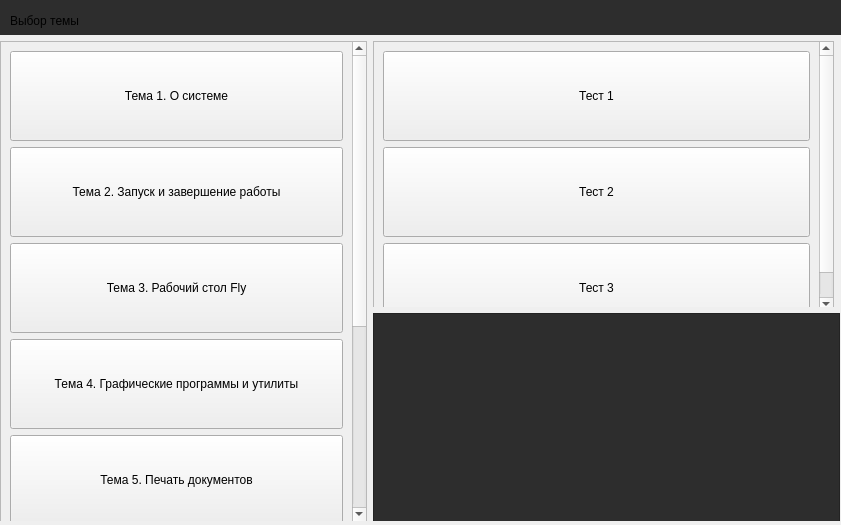
<?xml version="1.0" encoding="UTF-8"?>
<ui version="4.0">
 <class>tests</class>
 <widget class="QWidget" name="tests">
  <property name="geometry">
   <rect>
    <x>0</x>
    <y>0</y>
    <width>841</width>
    <height>525</height>
   </rect>
  </property>
  <property name="windowTitle">
   <string>Тесты</string>
  </property>
  <property name="windowIcon">
   <iconset resource="img.qrc">
    <normaloff>:/new/icons/img/applyed.png</normaloff>:/new/icons/img/applyed.png</iconset>
  </property>
  <widget class="QWidget" name="layoutWidget">
   <property name="geometry">
    <rect>
     <x>0</x>
     <y>0</y>
     <width>841</width>
     <height>521</height>
    </rect>
   </property>
   <layout class="QVBoxLayout" name="verticalLayout">
    <item>
     <widget class="QFrame" name="menu">
      <property name="minimumSize">
       <size>
        <width>800</width>
        <height>35</height>
       </size>
      </property>
      <property name="maximumSize">
       <size>
        <width>16777215</width>
        <height>40</height>
       </size>
      </property>
      <property name="styleSheet">
       <string notr="true">background-color: rgb(45, 45, 45)</string>
      </property>
      <widget class="QLabel" name="windows">
       <property name="geometry">
        <rect>
         <x>10</x>
         <y>0</y>
         <width>341</width>
         <height>41</height>
        </rect>
       </property>
       <property name="text">
        <string>Выбор темы</string>
       </property>
      </widget>
      <widget class="QWidget" name="layoutWidget">
       <property name="geometry">
        <rect>
         <x>760</x>
         <y>0</y>
         <width>81</width>
         <height>35</height>
        </rect>
       </property>
       <layout class="QHBoxLayout" name="buttlayout">
        <item>
         <widget class="QPushButton" name="back_to_main">
          <property name="minimumSize">
           <size>
            <width>33</width>
            <height>33</height>
           </size>
          </property>
          <property name="maximumSize">
           <size>
            <width>32</width>
            <height>32</height>
           </size>
          </property>
          <property name="cursor">
           <cursorShape>PointingHandCursor</cursorShape>
          </property>
          <property name="text">
           <string/>
          </property>
          <property name="icon">
           <iconset resource="img.qrc">
            <normaloff>:/new/icons/img/back.png</normaloff>:/new/icons/img/back.png</iconset>
          </property>
          <property name="iconSize">
           <size>
            <width>30</width>
            <height>30</height>
           </size>
          </property>
          <property name="flat">
           <bool>true</bool>
          </property>
         </widget>
        </item>
        <item>
         <widget class="QPushButton" name="settings">
          <property name="minimumSize">
           <size>
            <width>33</width>
            <height>33</height>
           </size>
          </property>
          <property name="maximumSize">
           <size>
            <width>32</width>
            <height>32</height>
           </size>
          </property>
          <property name="cursor">
           <cursorShape>PointingHandCursor</cursorShape>
          </property>
          <property name="text">
           <string/>
          </property>
          <property name="icon">
           <iconset resource="img.qrc">
            <normaloff>:/new/icons/img/settings.png</normaloff>:/new/icons/img/settings.png</iconset>
          </property>
          <property name="iconSize">
           <size>
            <width>30</width>
            <height>30</height>
           </size>
          </property>
          <property name="flat">
           <bool>true</bool>
          </property>
         </widget>
        </item>
       </layout>
      </widget>
     </widget>
    </item>
    <item>
     <widget class="QStackedWidget" name="main_all">
      <property name="minimumSize">
       <size>
        <width>470</width>
        <height>0</height>
       </size>
      </property>
      <property name="currentIndex">
       <number>0</number>
      </property>
      <widget class="QWidget" name="allbuttons">
       <widget class="QWidget" name="layoutWidget">
        <property name="geometry">
         <rect>
          <x>0</x>
          <y>0</y>
          <width>850</width>
          <height>481</height>
         </rect>
        </property>
        <layout class="QHBoxLayout" name="horizontalLayout">
         <item>
          <widget class="QScrollArea" name="allTestButtons">
           <property name="minimumSize">
            <size>
             <width>355</width>
             <height>200</height>
            </size>
           </property>
           <property name="maximumSize">
            <size>
             <width>16777215</width>
             <height>16777215</height>
            </size>
           </property>
           <property name="widgetResizable">
            <bool>true</bool>
           </property>
           <widget class="QWidget" name="scrollAreaWidgetContents">
            <property name="geometry">
             <rect>
              <x>0</x>
              <y>0</y>
              <width>339</width>
              <height>806</height>
             </rect>
            </property>
            <layout class="QVBoxLayout" name="verticalLayout_2">
             <item>
              <widget class="QPushButton" name="butt1">
               <property name="minimumSize">
                <size>
                 <width>0</width>
                 <height>90</height>
                </size>
               </property>
               <property name="cursor">
                <cursorShape>PointingHandCursor</cursorShape>
               </property>
               <property name="text">
                <string>Тема 1. О системе</string>
               </property>
               <property name="default">
                <bool>false</bool>
               </property>
              </widget>
             </item>
             <item>
              <widget class="QPushButton" name="butt2">
               <property name="minimumSize">
                <size>
                 <width>0</width>
                 <height>90</height>
                </size>
               </property>
               <property name="cursor">
                <cursorShape>PointingHandCursor</cursorShape>
               </property>
               <property name="text">
                <string>Тема 2. Запуск и завершение работы</string>
               </property>
               <property name="default">
                <bool>false</bool>
               </property>
              </widget>
             </item>
             <item>
              <widget class="QPushButton" name="butt3">
               <property name="minimumSize">
                <size>
                 <width>0</width>
                 <height>90</height>
                </size>
               </property>
               <property name="cursor">
                <cursorShape>PointingHandCursor</cursorShape>
               </property>
               <property name="text">
                <string>Тема 3. Рабочий стол Fly</string>
               </property>
               <property name="default">
                <bool>false</bool>
               </property>
              </widget>
             </item>
             <item>
              <widget class="QPushButton" name="butt4">
               <property name="minimumSize">
                <size>
                 <width>0</width>
                 <height>90</height>
                </size>
               </property>
               <property name="cursor">
                <cursorShape>PointingHandCursor</cursorShape>
               </property>
               <property name="text">
                <string>Тема 4. Графические программы и утилиты</string>
               </property>
              </widget>
             </item>
             <item>
              <widget class="QPushButton" name="butt5">
               <property name="minimumSize">
                <size>
                 <width>0</width>
                 <height>90</height>
                </size>
               </property>
               <property name="cursor">
                <cursorShape>PointingHandCursor</cursorShape>
               </property>
               <property name="text">
                <string>Тема 5. Печать документов</string>
               </property>
              </widget>
             </item>
             <item>
              <widget class="QPushButton" name="butt6">
               <property name="minimumSize">
                <size>
                 <width>0</width>
                 <height>90</height>
                </size>
               </property>
               <property name="cursor">
                <cursorShape>PointingHandCursor</cursorShape>
               </property>
               <property name="text">
                <string>Тема 6. Средства организации работы в сети</string>
               </property>
              </widget>
             </item>
             <item>
              <widget class="QPushButton" name="butt7">
               <property name="minimumSize">
                <size>
                 <width>0</width>
                 <height>90</height>
                </size>
               </property>
               <property name="cursor">
                <cursorShape>PointingHandCursor</cursorShape>
               </property>
               <property name="text">
                <string>Тема 7. Работа с СЗИ</string>
               </property>
              </widget>
             </item>
             <item>
              <widget class="QPushButton" name="butt8">
               <property name="minimumSize">
                <size>
                 <width>0</width>
                 <height>90</height>
                </size>
               </property>
               <property name="cursor">
                <cursorShape>PointingHandCursor</cursorShape>
               </property>
               <property name="text">
                <string>Тема 8. Система управления базами данных</string>
               </property>
              </widget>
             </item>
             <item>
              <spacer name="horizontalSpacer_2">
               <property name="orientation">
                <enum>Qt::Orientation::Horizontal</enum>
               </property>
               <property name="sizeHint" stdset="0">
                <size>
                 <width>40</width>
                 <height>20</height>
                </size>
               </property>
              </spacer>
             </item>
            </layout>
           </widget>
          </widget>
         </item>
         <item>
          <layout class="QVBoxLayout" name="verticalLayout_5">
           <item>
            <layout class="QHBoxLayout" name="horizontalLayout_4">
             <item>
              <widget class="QStackedWidget" name="oneTestButtons">
               <property name="minimumSize">
                <size>
                 <width>465</width>
                 <height>266</height>
                </size>
               </property>
               <property name="currentIndex">
                <number>7</number>
               </property>
               <widget class="QWidget" name="th1">
                <widget class="QScrollArea" name="scrollArea1">
                 <property name="geometry">
                  <rect>
                   <x>0</x>
                   <y>0</y>
                   <width>461</width>
                   <height>271</height>
                  </rect>
                 </property>
                 <property name="widgetResizable">
                  <bool>true</bool>
                 </property>
                 <widget class="QWidget" name="scrollAreaWidgetContents1">
                  <property name="geometry">
                   <rect>
                    <x>0</x>
                    <y>0</y>
                    <width>98</width>
                    <height>300</height>
                   </rect>
                  </property>
                  <layout class="QVBoxLayout" name="verticalLayout_4">
                   <item>
                    <widget class="QPushButton" name="testButT_1_1">
                     <property name="minimumSize">
                      <size>
                       <width>0</width>
                       <height>90</height>
                      </size>
                     </property>
                     <property name="text">
                      <string>Тест 1</string>
                     </property>
                    </widget>
                   </item>
                   <item>
                    <widget class="QPushButton" name="testButT_1_2">
                     <property name="minimumSize">
                      <size>
                       <width>0</width>
                       <height>90</height>
                      </size>
                     </property>
                     <property name="text">
                      <string>Тест 2</string>
                     </property>
                    </widget>
                   </item>
                   <item>
                    <widget class="QPushButton" name="testButT_1_3">
                     <property name="minimumSize">
                      <size>
                       <width>0</width>
                       <height>90</height>
                      </size>
                     </property>
                     <property name="text">
                      <string>Тест 3</string>
                     </property>
                    </widget>
                   </item>
                  </layout>
                 </widget>
                </widget>
               </widget>
               <widget class="QWidget" name="th2">
                <widget class="QScrollArea" name="scrollArea1_2">
                 <property name="geometry">
                  <rect>
                   <x>0</x>
                   <y>0</y>
                   <width>461</width>
                   <height>271</height>
                  </rect>
                 </property>
                 <property name="widgetResizable">
                  <bool>true</bool>
                 </property>
                 <widget class="QWidget" name="scrollAreaWidgetContents1_2">
                  <property name="geometry">
                   <rect>
                    <x>0</x>
                    <y>0</y>
                    <width>98</width>
                    <height>300</height>
                   </rect>
                  </property>
                  <layout class="QVBoxLayout" name="verticalLayout_6">
                   <item>
                    <widget class="QPushButton" name="testButT_2_1">
                     <property name="minimumSize">
                      <size>
                       <width>0</width>
                       <height>90</height>
                      </size>
                     </property>
                     <property name="text">
                      <string>Тест 1</string>
                     </property>
                    </widget>
                   </item>
                   <item>
                    <widget class="QPushButton" name="testButT_2_2">
                     <property name="minimumSize">
                      <size>
                       <width>0</width>
                       <height>90</height>
                      </size>
                     </property>
                     <property name="text">
                      <string>Тест 2</string>
                     </property>
                    </widget>
                   </item>
                   <item>
                    <widget class="QPushButton" name="testButT_2_3">
                     <property name="minimumSize">
                      <size>
                       <width>0</width>
                       <height>90</height>
                      </size>
                     </property>
                     <property name="text">
                      <string>Тест 3</string>
                     </property>
                    </widget>
                   </item>
                  </layout>
                 </widget>
                </widget>
               </widget>
               <widget class="QWidget" name="th3">
                <widget class="QScrollArea" name="scrollArea1_3">
                 <property name="geometry">
                  <rect>
                   <x>0</x>
                   <y>0</y>
                   <width>461</width>
                   <height>271</height>
                  </rect>
                 </property>
                 <property name="widgetResizable">
                  <bool>true</bool>
                 </property>
                 <widget class="QWidget" name="scrollAreaWidgetContents1_3">
                  <property name="geometry">
                   <rect>
                    <x>0</x>
                    <y>0</y>
                    <width>98</width>
                    <height>300</height>
                   </rect>
                  </property>
                  <layout class="QVBoxLayout" name="verticalLayout_7">
                   <item>
                    <widget class="QPushButton" name="testButT_3_1">
                     <property name="minimumSize">
                      <size>
                       <width>0</width>
                       <height>90</height>
                      </size>
                     </property>
                     <property name="text">
                      <string>Тест 1</string>
                     </property>
                    </widget>
                   </item>
                   <item>
                    <widget class="QPushButton" name="testButT_3_2">
                     <property name="minimumSize">
                      <size>
                       <width>0</width>
                       <height>90</height>
                      </size>
                     </property>
                     <property name="text">
                      <string>Тест 2</string>
                     </property>
                    </widget>
                   </item>
                   <item>
                    <widget class="QPushButton" name="testButT_3_3">
                     <property name="minimumSize">
                      <size>
                       <width>0</width>
                       <height>90</height>
                      </size>
                     </property>
                     <property name="text">
                      <string>Тест 3</string>
                     </property>
                    </widget>
                   </item>
                  </layout>
                 </widget>
                </widget>
               </widget>
               <widget class="QWidget" name="th4">
                <widget class="QScrollArea" name="scrollArea1_4">
                 <property name="geometry">
                  <rect>
                   <x>0</x>
                   <y>0</y>
                   <width>461</width>
                   <height>271</height>
                  </rect>
                 </property>
                 <property name="widgetResizable">
                  <bool>true</bool>
                 </property>
                 <widget class="QWidget" name="scrollAreaWidgetContents1_4">
                  <property name="geometry">
                   <rect>
                    <x>0</x>
                    <y>0</y>
                    <width>98</width>
                    <height>300</height>
                   </rect>
                  </property>
                  <layout class="QVBoxLayout" name="verticalLayout_8">
                   <item>
                    <widget class="QPushButton" name="testButT_4_2">
                     <property name="minimumSize">
                      <size>
                       <width>0</width>
                       <height>90</height>
                      </size>
                     </property>
                     <property name="text">
                      <string>Тест 1</string>
                     </property>
                    </widget>
                   </item>
                   <item>
                    <widget class="QPushButton" name="testButT_4_1">
                     <property name="minimumSize">
                      <size>
                       <width>0</width>
                       <height>90</height>
                      </size>
                     </property>
                     <property name="text">
                      <string>Тест 2</string>
                     </property>
                    </widget>
                   </item>
                   <item>
                    <widget class="QPushButton" name="testButT_4_3">
                     <property name="minimumSize">
                      <size>
                       <width>0</width>
                       <height>90</height>
                      </size>
                     </property>
                     <property name="text">
                      <string>Тест 3</string>
                     </property>
                    </widget>
                   </item>
                  </layout>
                 </widget>
                </widget>
               </widget>
               <widget class="QWidget" name="th5">
                <widget class="QScrollArea" name="scrollArea1_5">
                 <property name="geometry">
                  <rect>
                   <x>0</x>
                   <y>0</y>
                   <width>461</width>
                   <height>271</height>
                  </rect>
                 </property>
                 <property name="widgetResizable">
                  <bool>true</bool>
                 </property>
                 <widget class="QWidget" name="scrollAreaWidgetContents1_6">
                  <property name="geometry">
                   <rect>
                    <x>0</x>
                    <y>0</y>
                    <width>98</width>
                    <height>300</height>
                   </rect>
                  </property>
                  <layout class="QVBoxLayout" name="verticalLayout_10">
                   <item>
                    <widget class="QPushButton" name="testButT_5_1">
                     <property name="minimumSize">
                      <size>
                       <width>0</width>
                       <height>90</height>
                      </size>
                     </property>
                     <property name="text">
                      <string>Тест 1</string>
                     </property>
                    </widget>
                   </item>
                   <item>
                    <widget class="QPushButton" name="testButT_5_2">
                     <property name="minimumSize">
                      <size>
                       <width>0</width>
                       <height>90</height>
                      </size>
                     </property>
                     <property name="text">
                      <string>Тест 2</string>
                     </property>
                    </widget>
                   </item>
                   <item>
                    <widget class="QPushButton" name="testButT_5_3">
                     <property name="minimumSize">
                      <size>
                       <width>0</width>
                       <height>90</height>
                      </size>
                     </property>
                     <property name="text">
                      <string>Тест 3</string>
                     </property>
                    </widget>
                   </item>
                  </layout>
                 </widget>
                </widget>
               </widget>
               <widget class="QWidget" name="th6">
                <widget class="QScrollArea" name="scrollArea1_6">
                 <property name="geometry">
                  <rect>
                   <x>0</x>
                   <y>0</y>
                   <width>461</width>
                   <height>271</height>
                  </rect>
                 </property>
                 <property name="widgetResizable">
                  <bool>true</bool>
                 </property>
                 <widget class="QWidget" name="scrollAreaWidgetContents1_7">
                  <property name="geometry">
                   <rect>
                    <x>0</x>
                    <y>0</y>
                    <width>98</width>
                    <height>300</height>
                   </rect>
                  </property>
                  <layout class="QVBoxLayout" name="verticalLayout_11">
                   <item>
                    <widget class="QPushButton" name="testButT_6_1">
                     <property name="minimumSize">
                      <size>
                       <width>0</width>
                       <height>90</height>
                      </size>
                     </property>
                     <property name="text">
                      <string>Тест 1</string>
                     </property>
                    </widget>
                   </item>
                   <item>
                    <widget class="QPushButton" name="testButT_6_2">
                     <property name="minimumSize">
                      <size>
                       <width>0</width>
                       <height>90</height>
                      </size>
                     </property>
                     <property name="text">
                      <string>Тест 2</string>
                     </property>
                    </widget>
                   </item>
                   <item>
                    <widget class="QPushButton" name="testButT_6_3">
                     <property name="minimumSize">
                      <size>
                       <width>0</width>
                       <height>90</height>
                      </size>
                     </property>
                     <property name="text">
                      <string>Тест 3</string>
                     </property>
                    </widget>
                   </item>
                  </layout>
                 </widget>
                </widget>
               </widget>
               <widget class="QWidget" name="th7">
                <widget class="QScrollArea" name="scrollArea1_7">
                 <property name="geometry">
                  <rect>
                   <x>0</x>
                   <y>0</y>
                   <width>461</width>
                   <height>271</height>
                  </rect>
                 </property>
                 <property name="widgetResizable">
                  <bool>true</bool>
                 </property>
                 <widget class="QWidget" name="scrollAreaWidgetContents1_8">
                  <property name="geometry">
                   <rect>
                    <x>0</x>
                    <y>0</y>
                    <width>98</width>
                    <height>300</height>
                   </rect>
                  </property>
                  <layout class="QVBoxLayout" name="verticalLayout_12">
                   <item>
                    <widget class="QPushButton" name="testButT_7_2">
                     <property name="minimumSize">
                      <size>
                       <width>0</width>
                       <height>90</height>
                      </size>
                     </property>
                     <property name="text">
                      <string>Тест 1</string>
                     </property>
                    </widget>
                   </item>
                   <item>
                    <widget class="QPushButton" name="testButT_7_1">
                     <property name="minimumSize">
                      <size>
                       <width>0</width>
                       <height>90</height>
                      </size>
                     </property>
                     <property name="text">
                      <string>Тест 2</string>
                     </property>
                    </widget>
                   </item>
                   <item>
                    <widget class="QPushButton" name="testButT_7_3">
                     <property name="minimumSize">
                      <size>
                       <width>0</width>
                       <height>90</height>
                      </size>
                     </property>
                     <property name="text">
                      <string>Тест 3</string>
                     </property>
                    </widget>
                   </item>
                  </layout>
                 </widget>
                </widget>
               </widget>
               <widget class="QWidget" name="th8">
                <widget class="QScrollArea" name="scrollArea1_8">
                 <property name="geometry">
                  <rect>
                   <x>0</x>
                   <y>0</y>
                   <width>461</width>
                   <height>271</height>
                  </rect>
                 </property>
                 <property name="widgetResizable">
                  <bool>true</bool>
                 </property>
                 <widget class="QWidget" name="scrollAreaWidgetContents1_9">
                  <property name="geometry">
                   <rect>
                    <x>0</x>
                    <y>0</y>
                    <width>445</width>
                    <height>300</height>
                   </rect>
                  </property>
                  <layout class="QVBoxLayout" name="verticalLayout_13">
                   <item>
                    <widget class="QPushButton" name="testButT_8_1">
                     <property name="minimumSize">
                      <size>
                       <width>0</width>
                       <height>90</height>
                      </size>
                     </property>
                     <property name="text">
                      <string>Тест 1</string>
                     </property>
                    </widget>
                   </item>
                   <item>
                    <widget class="QPushButton" name="testButT_8_2">
                     <property name="minimumSize">
                      <size>
                       <width>0</width>
                       <height>90</height>
                      </size>
                     </property>
                     <property name="text">
                      <string>Тест 2</string>
                     </property>
                    </widget>
                   </item>
                   <item>
                    <widget class="QPushButton" name="testButT_8_3">
                     <property name="minimumSize">
                      <size>
                       <width>0</width>
                       <height>90</height>
                      </size>
                     </property>
                     <property name="text">
                      <string>Тест 3</string>
                     </property>
                    </widget>
                   </item>
                  </layout>
                 </widget>
                </widget>
               </widget>
              </widget>
             </item>
             <item>
              <spacer name="verticalSpacer_2">
               <property name="orientation">
                <enum>Qt::Orientation::Vertical</enum>
               </property>
               <property name="sizeType">
                <enum>QSizePolicy::Policy::Expanding</enum>
               </property>
               <property name="sizeHint" stdset="0">
                <size>
                 <width>12</width>
                 <height>40</height>
                </size>
               </property>
              </spacer>
             </item>
            </layout>
           </item>
           <item>
            <layout class="QHBoxLayout" name="horizontalLayout_2">
             <item>
              <widget class="QFrame" name="info">
               <property name="minimumSize">
                <size>
                 <width>460</width>
                 <height>160</height>
                </size>
               </property>
               <property name="maximumSize">
                <size>
                 <width>16777215</width>
                 <height>16777215</height>
                </size>
               </property>
               <property name="styleSheet">
                <string notr="true">background-color: rgb(45, 45, 45)</string>
               </property>
               <property name="frameShape">
                <enum>QFrame::Shape::StyledPanel</enum>
               </property>
               <property name="frameShadow">
                <enum>QFrame::Shadow::Raised</enum>
               </property>
              </widget>
             </item>
             <item>
              <spacer name="verticalSpacer">
               <property name="orientation">
                <enum>Qt::Orientation::Vertical</enum>
               </property>
               <property name="sizeHint" stdset="0">
                <size>
                 <width>10</width>
                 <height>40</height>
                </size>
               </property>
              </spacer>
             </item>
            </layout>
           </item>
          </layout>
         </item>
        </layout>
       </widget>
      </widget>
      <widget class="QWidget" name="theme_1_test_1">
       <widget class="QStackedWidget" name="questions_1_1">
        <property name="geometry">
         <rect>
          <x>-1</x>
          <y>-1</y>
          <width>841</width>
          <height>481</height>
         </rect>
        </property>
        <widget class="QWidget" name="first_1_1"/>
        <widget class="QWidget" name="second_1_1"/>
       </widget>
      </widget>
      <widget class="QWidget" name="theme_2_test_1">
       <widget class="QStackedWidget" name="questions_2_1">
        <property name="geometry">
         <rect>
          <x>0</x>
          <y>0</y>
          <width>841</width>
          <height>481</height>
         </rect>
        </property>
        <widget class="QWidget" name="first_2_1"/>
        <widget class="QWidget" name="second_2_1"/>
       </widget>
      </widget>
      <widget class="QWidget" name="theme_3_test_1">
       <widget class="QStackedWidget" name="questions_3_1">
        <property name="geometry">
         <rect>
          <x>0</x>
          <y>0</y>
          <width>841</width>
          <height>481</height>
         </rect>
        </property>
        <widget class="QWidget" name="first_3_1"/>
        <widget class="QWidget" name="second_3_1"/>
       </widget>
      </widget>
      <widget class="QWidget" name="theme_4_test_1">
       <widget class="QStackedWidget" name="questions_4_1">
        <property name="geometry">
         <rect>
          <x>0</x>
          <y>0</y>
          <width>841</width>
          <height>481</height>
         </rect>
        </property>
        <widget class="QWidget" name="first_4_1"/>
        <widget class="QWidget" name="second_4_1"/>
       </widget>
      </widget>
      <widget class="QWidget" name="theme_6_test_1">
       <widget class="QStackedWidget" name="questions_6_1">
        <property name="geometry">
         <rect>
          <x>0</x>
          <y>0</y>
          <width>841</width>
          <height>481</height>
         </rect>
        </property>
        <widget class="QWidget" name="first_6_1"/>
        <widget class="QWidget" name="second_6_1"/>
       </widget>
      </widget>
      <widget class="QWidget" name="theme_5_test_1">
       <widget class="QStackedWidget" name="questions_5_1">
        <property name="geometry">
         <rect>
          <x>0</x>
          <y>0</y>
          <width>841</width>
          <height>481</height>
         </rect>
        </property>
        <widget class="QWidget" name="first_5_1"/>
        <widget class="QWidget" name="second_5_1"/>
       </widget>
      </widget>
      <widget class="QWidget" name="theme_7_test_1">
       <widget class="QStackedWidget" name="questions_7_1">
        <property name="geometry">
         <rect>
          <x>10</x>
          <y>0</y>
          <width>841</width>
          <height>481</height>
         </rect>
        </property>
        <widget class="QWidget" name="first_7_1"/>
        <widget class="QWidget" name="second_7_1"/>
       </widget>
      </widget>
      <widget class="QWidget" name="theme_8_test_1">
       <widget class="QStackedWidget" name="questions_8_1">
        <property name="geometry">
         <rect>
          <x>0</x>
          <y>0</y>
          <width>841</width>
          <height>481</height>
         </rect>
        </property>
        <widget class="QWidget" name="first_8_1"/>
        <widget class="QWidget" name="second_8_1"/>
        <widget class="QWidget" name="theEnd_8_1"/>
       </widget>
      </widget>
     </widget>
    </item>
   </layout>
  </widget>
 </widget>
 <resources>
  <include location="img.qrc"/>
 </resources>
 <connections/>
</ui>
